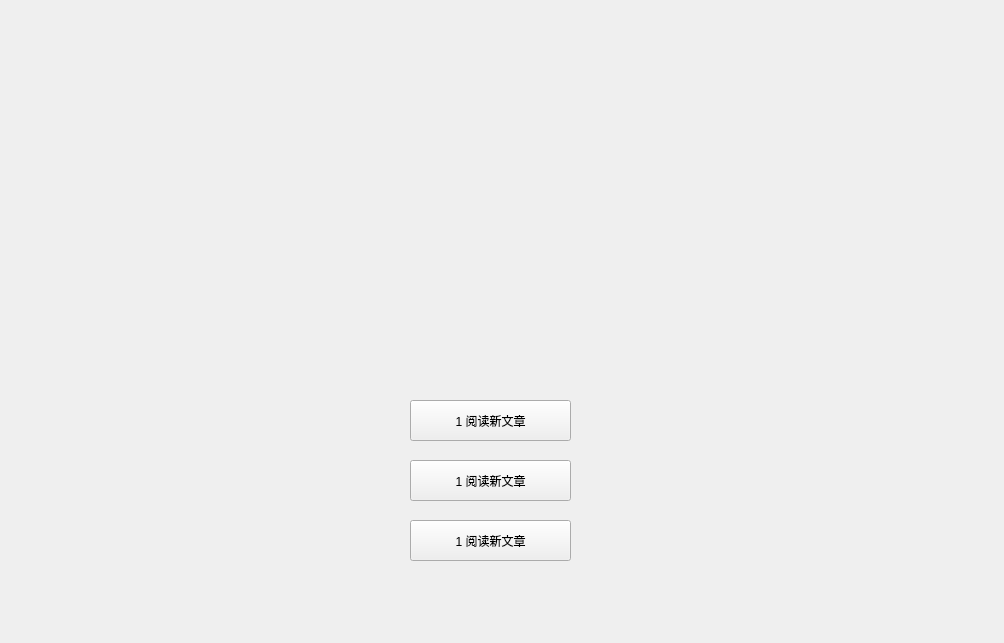
<?xml version="1.0" encoding="UTF-8"?>
<ui version="4.0">
 <class>Form</class>
 <widget class="QWidget" name="Form">
  <property name="geometry">
   <rect>
    <x>0</x>
    <y>0</y>
    <width>1004</width>
    <height>643</height>
   </rect>
  </property>
  <property name="windowTitle">
   <string>Form</string>
  </property>
  <widget class="QPushButton" name="pushButton">
   <property name="geometry">
    <rect>
     <x>410</x>
     <y>400</y>
     <width>161</width>
     <height>41</height>
    </rect>
   </property>
   <property name="text">
    <string>1 阅读新文章</string>
   </property>
   <property name="iconSize">
    <size>
     <width>80</width>
     <height>80</height>
    </size>
   </property>
   <property name="checkable">
    <bool>false</bool>
   </property>
  </widget>
  <widget class="QPushButton" name="pushButton_2">
   <property name="geometry">
    <rect>
     <x>410</x>
     <y>460</y>
     <width>161</width>
     <height>41</height>
    </rect>
   </property>
   <property name="text">
    <string>1 阅读新文章</string>
   </property>
   <property name="iconSize">
    <size>
     <width>80</width>
     <height>80</height>
    </size>
   </property>
   <property name="checkable">
    <bool>false</bool>
   </property>
  </widget>
  <widget class="QPushButton" name="pushButton_3">
   <property name="geometry">
    <rect>
     <x>410</x>
     <y>520</y>
     <width>161</width>
     <height>41</height>
    </rect>
   </property>
   <property name="text">
    <string>1 阅读新文章</string>
   </property>
   <property name="iconSize">
    <size>
     <width>80</width>
     <height>80</height>
    </size>
   </property>
   <property name="checkable">
    <bool>false</bool>
   </property>
  </widget>
 </widget>
 <resources/>
 <connections/>
</ui>
